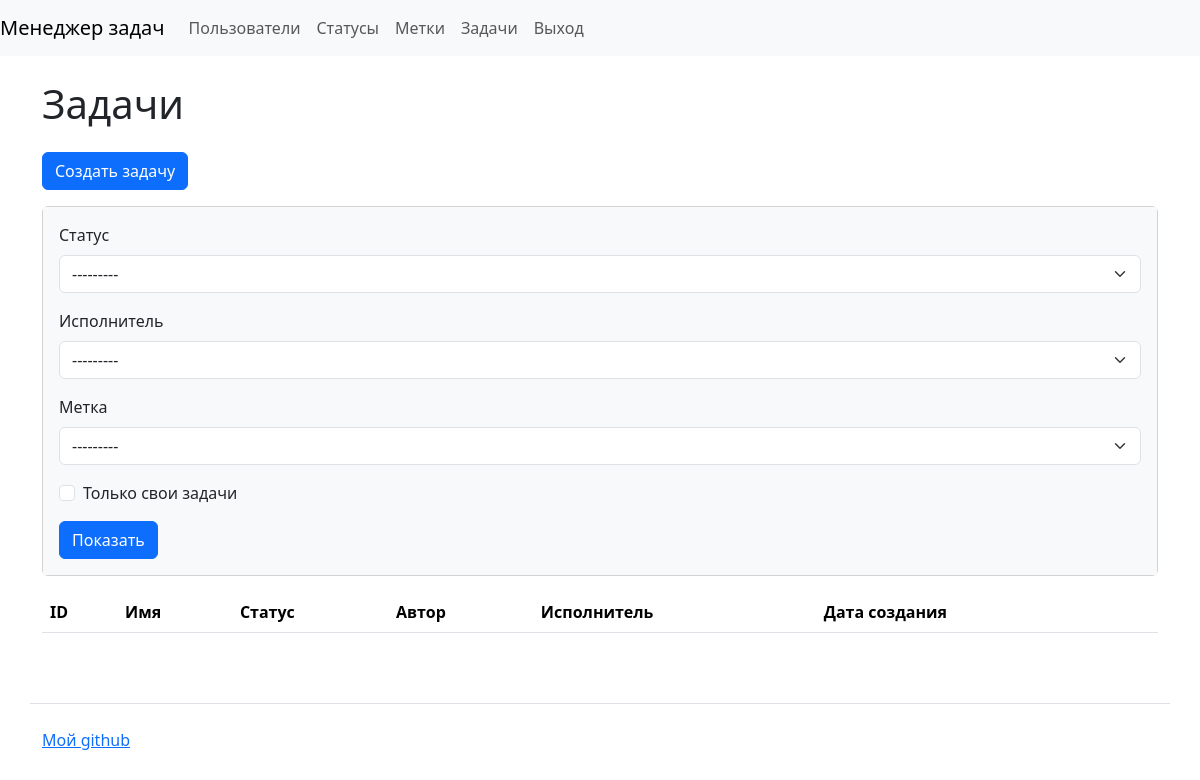
The app's page /tasks/ (signed in), older data.
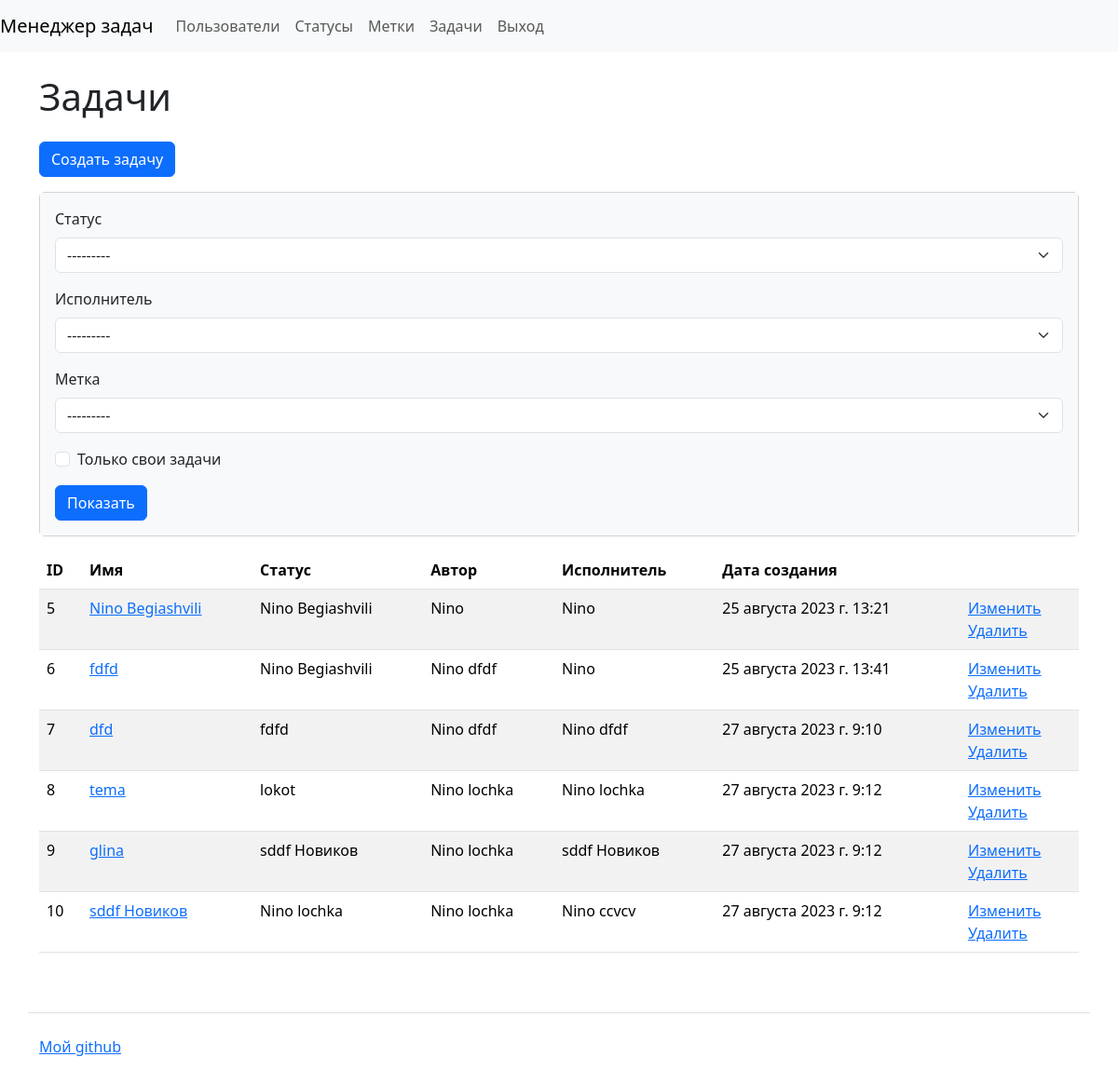
The same page, newer data.
### tasks/models.py (models this page shows, shortened)
class Tasks(models.Model):
    name = models.CharField(max_length=100, unique=True, verbose_name=_("Name"))
    description = models.TextField(blank=True, verbose_name=_("Description"))
    created_at = models.DateTimeField(auto_now_add=True)
    status = models.ForeignKey(Statuses, on_delete=models.PROTECT, verbose_name=_("Status"))
    author = models.ForeignKey(CustomUser, on_delete=models.PROTECT)
    executor = models.ForeignKey(CustomUser, on_delete=models.PROTECT, verbose_name=_("Executor"),
                                 related_name='executor', null=True)
    labels = models.ManyToManyField(Labels, through='Relations', blank=True, verbose_name=_("Labels"))

### statuses/models.py (models this page shows)
class Statuses(models.Model):
    name = models.CharField(max_length=100, unique=True, verbose_name=_("Name"))
    created_at = models.DateTimeField(auto_now_add=True)
    def __str__(self):
        return self.name

### users/models.py (models this page shows)
class CustomUser(AbstractUser):
    def __str__(self):
        return self.get_full_name()

### tasks/views.py (the view)
# urls.py: path('', views.IndexView.as_view(), name='labels'),
class IndexView(CustomLoginRequiredMixin, FilterView):
    filterset_class = SearchFilter
    model = Tasks
    template_name = 'tasks/index.html'
    context_object_name = 'tasks'

### labels/models.py (called while the page is built)
    def __str__(self):
        return self.name

### templates/tasks/index.html (shortened to what this page needs)
{% extends "base.html" %}
{% load i18n %}
{% load django_bootstrap5 %}
{% block content %}
<h1 class="my-4">{% trans "Tasks" %}</h1>
    <a class="btn btn-primary mb-3" href="{% url 'create_task' %}">{% trans "Create a task" %}</a>
    <div class="card mb-3">
      <div class="card-body bg-light">
    <form class="form-inline center" method="get">
      <div class="mb-3">
        {% bootstrap_form filter.form %}
        </div>
        <input class="btn btn-primary" type="submit" value="{% trans 'Show' %}">
    </form>
    </div>
    </div>
    <table class="table table-striped">
      <thead>
        <tr>
          <th>ID</th>
          <th>{% trans 'Name' %}</th>
          <th>{% trans 'Status' %}</th>
          <th>{% trans 'Author' %}</th>
          <th>{% trans 'Executor' %}</th>
          <th>{% trans "Date of creation" %}</th>
          <th></th>
        </tr>
      </thead>
      <tbody>
        {% for task in tasks %}
          <tr>
            <td>{{task.pk}}</td>
            <td><a href="{% url 'task' task.pk %}">{{task.name}}</a></td>
            <td>{{task.status}}</td>
            <td>{{task.author.first_name}} {{task.author.last_name}}</td>
            <td>{{task.executor.first_name|default_if_none:''}} {{task.executor.last_name|default_if_none:''}}</td>
            <td>{{task.created_at}}</td>
            <td>
              <a href="{% url 'update_task' task.pk %}">{% trans "To change" %}</a>
              <br>
              <a href="{% url 'delete_task' task.pk %}">{% trans "Remove" %}</a>
            </td>
          </tr>
          {% endfor %}
          </tbody>
    </table>
{% endblock %}

Row changes from the older to the newer data that the page shows:
added Tasks: pk "5", name "Nino Begiashvili", status "Nino Begiashvili", author.first_name "Nino", executor.first_name "Nino", created_at "25 августа 2023 г. 13:21"
added Tasks: pk "6", name "fdfd", status "Nino Begiashvili", author.first_name "Nino", author.last_name "dfdf", executor.first_name "Nino", created_at "25 августа 2023 г. 13:41"
added Tasks: pk "7", name "dfd", status "fdfd", author.first_name "Nino", author.last_name "dfdf", executor.first_name "Nino", executor.last_name "dfdf", created_at "27 августа 2023 г. 9:10"
added Tasks: pk "8", name "tema", status "lokot", author.first_name "Nino", author.last_name "lochka", executor.first_name "Nino", executor.last_name "lochka", created_at "27 августа 2023 г. 9:12"
added Tasks: pk "9", name "glina", status "sddf Новиков", author.first_name "Nino", author.last_name "lochka", executor.first_name "sddf", executor.last_name "Новиков", created_at "27 августа 2023 г. 9:12"
added Tasks: pk "10", name "sddf Новиков", status "Nino lochka", author.first_name "Nino", author.last_name "lochka", executor.first_name "Nino", executor.last_name "ccvcv", created_at "27 августа 2023 г. 9:12"
